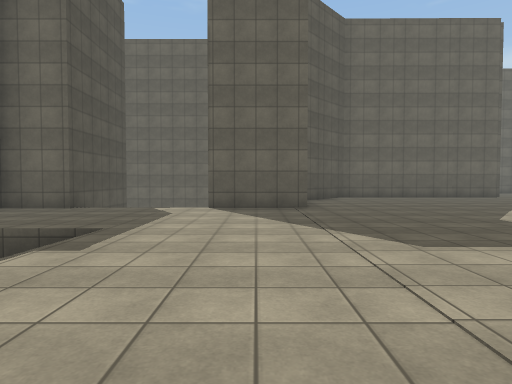
View 1 (above)

24 first-person views from a walk through a 3-D level made in the Unity game engine. The camera is 1.3 m above the floor, tilts 2° down and sees 75° across. The floor is counted in squares, 2 m on a side. Each view is taken from the middle of a square. On the plan, view 1 faces up. The plan holds only what a view shows up to about 10 squares ahead; the rest is blank. The place goes on beyond the plan. Surface patterns are stand-ins for the level's own textures.

View 2
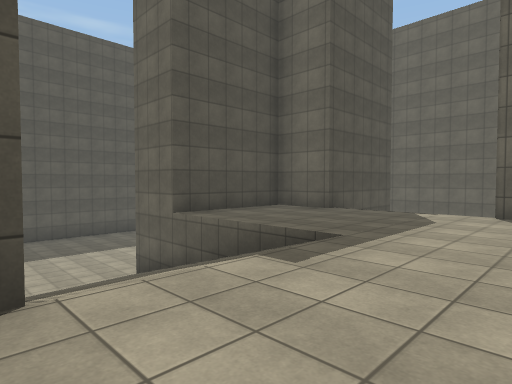

View 3
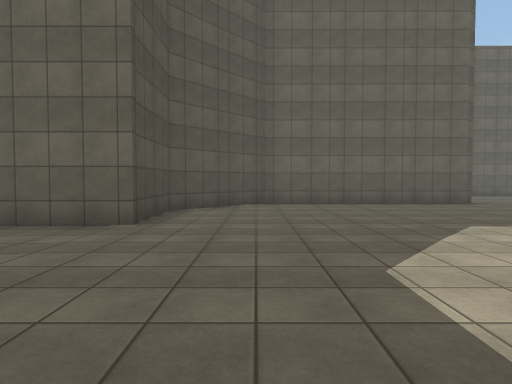

View 4
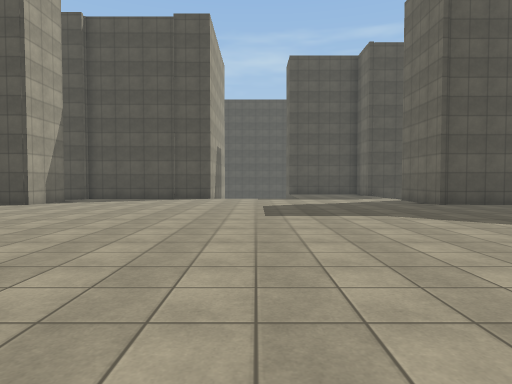

View 5
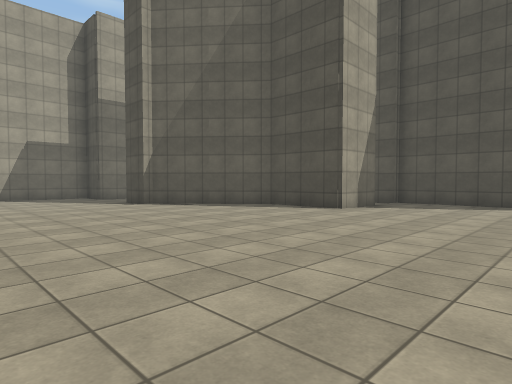

View 6
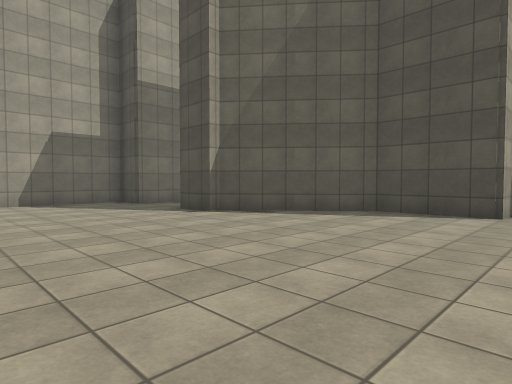

View 7
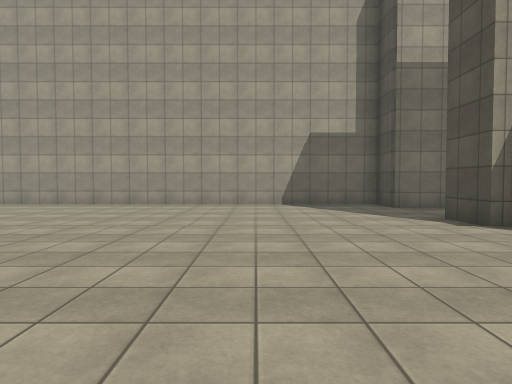

View 8
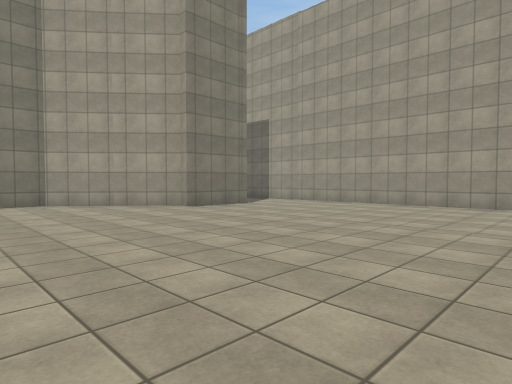

View 9
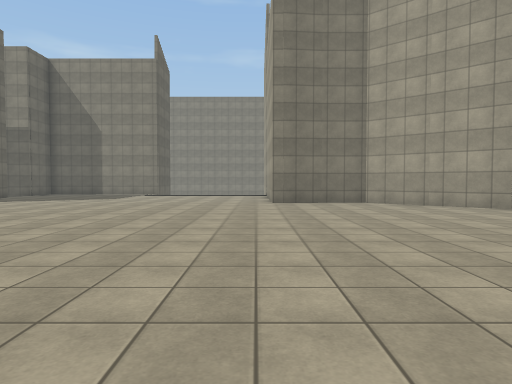

View 10
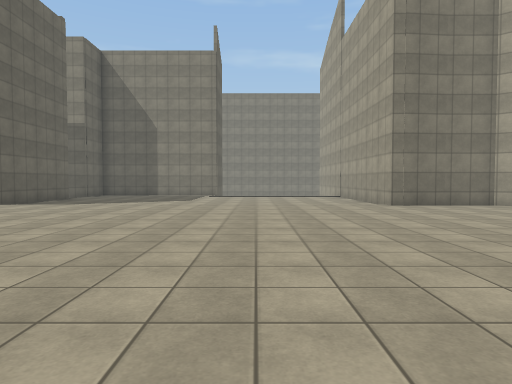

View 11
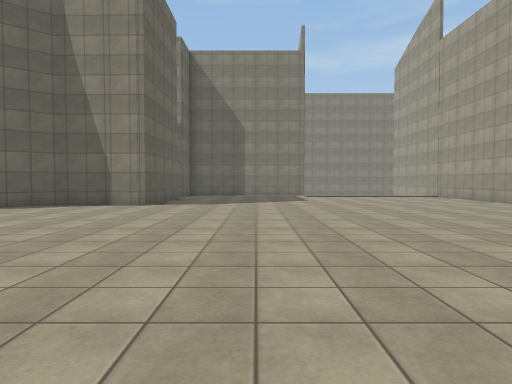

View 12
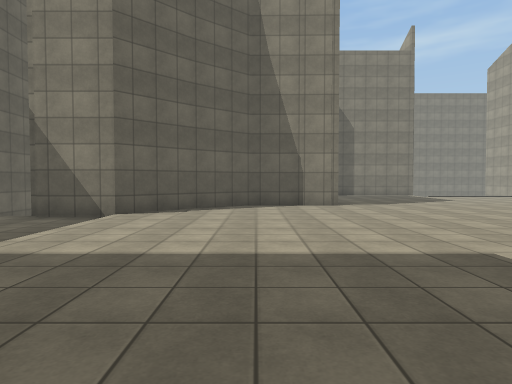

View 13
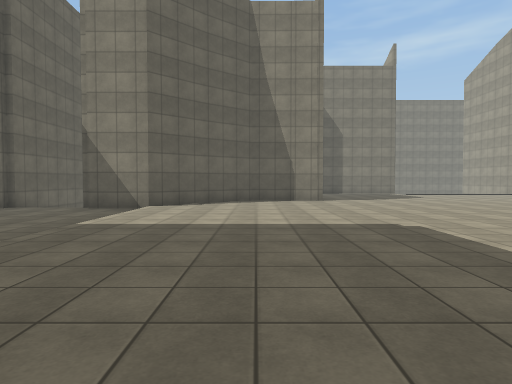

View 14
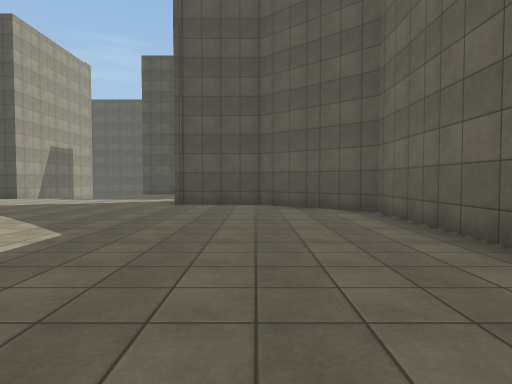

View 15
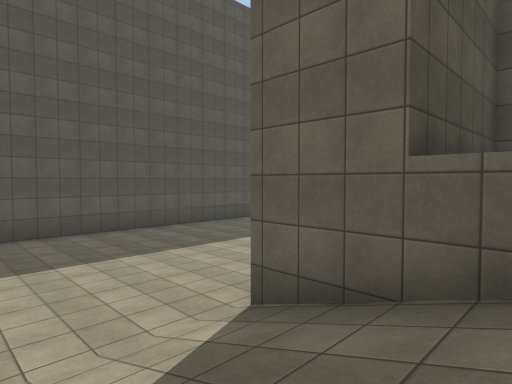

View 16
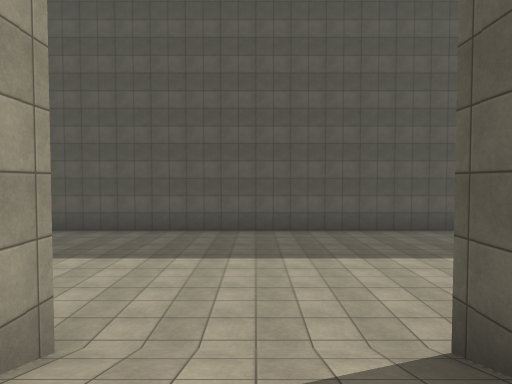

View 17
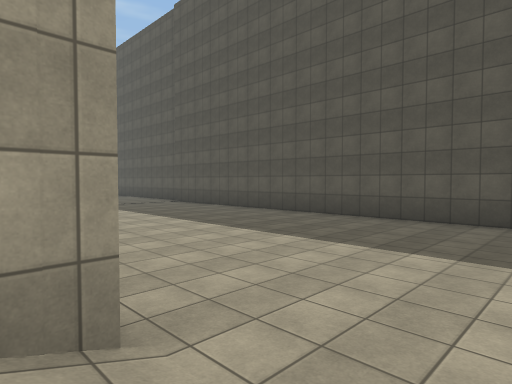

View 18
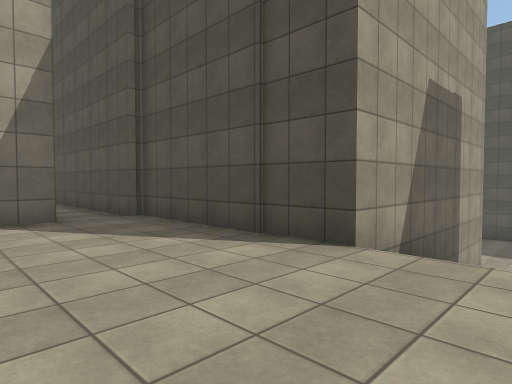

View 19
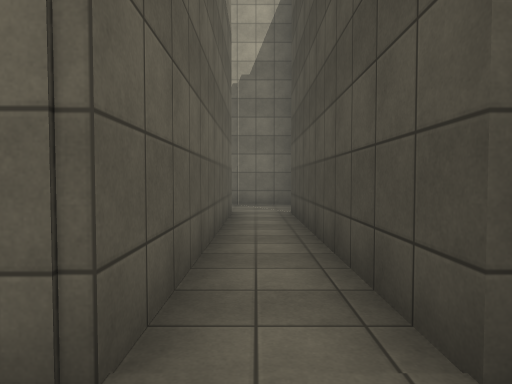

View 20
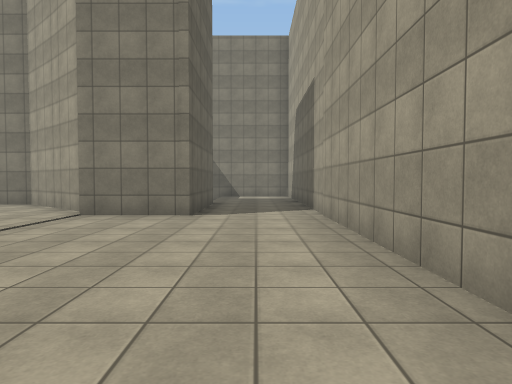

View 21
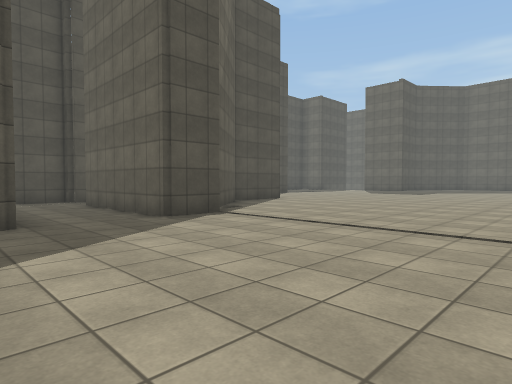

View 22
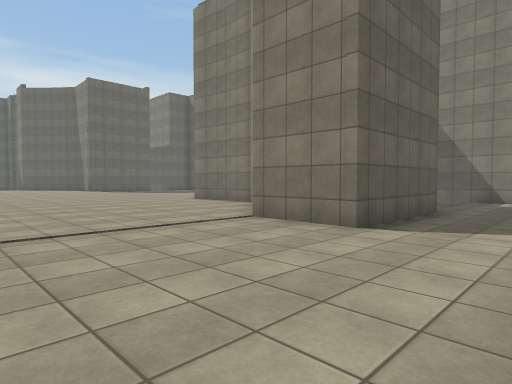

View 23
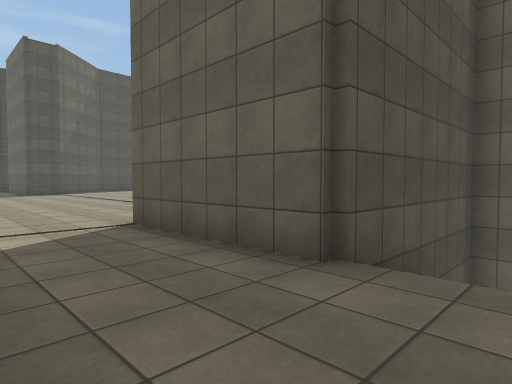

View 24
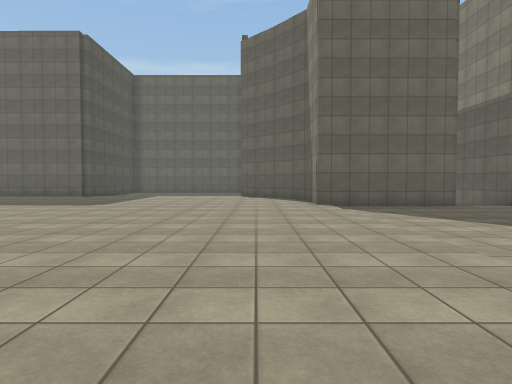

### Floor plan
Key: @ floor where view 1 was taken; # wall or solid block; . main floor; - floor 3.25 m lower than the main floor; / step, stairs or slope.
Columns run from 15 left of view 1 to 20 right of it. Each row starts with its distance up from view 1.
 14                            ....#
 13                  ########......#
 12                  #.............##
 11                 ##..............##
 10           #/    #................#
  9 #         #/    #................#
  8 #----    ##///###................###
  7 #-----   #.............  ...........
  6 #------  #.............  ...........
  5 #-------##..........................
  4 #-------//////......................
  3 #-------//////.....................
  2 #-------//////.....................
  1 #-------######.....................
  0 #-------     #.@........ ..........
 -1 #------      #.....................
 -2 #------      #.....................
 -3 #------      #.##................##
 -4 #-----       #.##................#
 -5   ----       #.##................##
 -6    --        #.###..............##
 -7              #.###.............###/
 -8              #.# ##............###/
 -9              #.####............###/
-10              #......................
-11              #......................
-12              ######.................
-13                   #################

Positions as (right, up) in squares from view 1, and headings:
1: (0, 0), facing up
2: (0, 1), facing up-left
3: (3, 3), facing up
4: (10, 3), facing left
5: (8, 1), facing down-left
6: (8, -2), facing down-left
7: (7, -3), facing down
8: (8, -3), facing down-right
9: (8, -2), facing right
10: (9, 1), facing right
11: (9, 5), facing right
12: (9, 10), facing right
13: (7, 10), facing right
14: (10, 10), facing left
15: (-5, 2), facing up-left
16: (-5, 3), facing left
17: (-7, 3), facing down-left
18: (1, 3), facing down-left
19: (-1, -2), facing down
20: (9, -11), facing right
21: (9, -12), facing up-left
22: (11, -12), facing up-right
23: (20, -12), facing up-left
24: (16, -1), facing up
